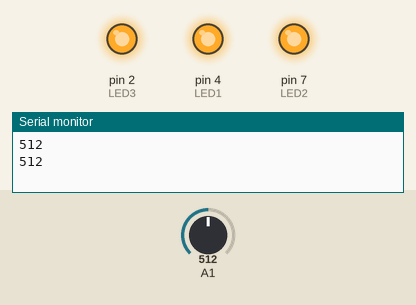
The sketch below on a simulated Arduino Uno, built with avr-gcc and run on an emulated ATmega328P. Shown: output pins drawn as LEDs (lit = HIGH), the last lines printed to the serial monitor. Inputs (shaded band) come from the test bench; at power-on: A1 = 512.

Above: at 2.8 s.
2.9 s: A1 set to 112
6.2 s: A1 set to 95
At 9.7 s:
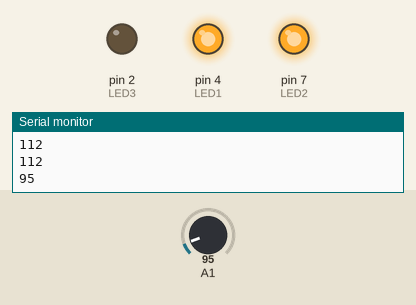
10.5 s: A1 set to 79
14.2 s: A1 set to 62
At 18.2 s:
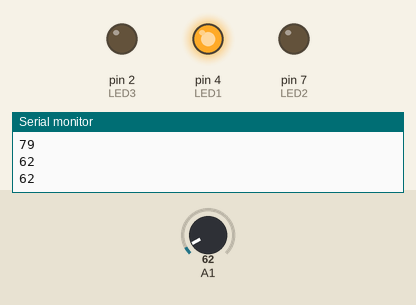
18.5 s: A1 set to 80
At 21.3 s:
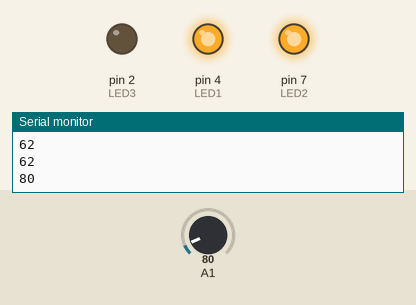
22.5 s: A1 set to 60
At 25.6 s:
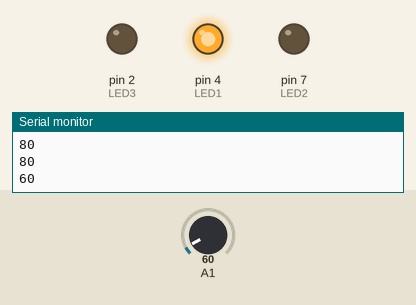
Timing chart, 0 to 27.1 s (numbered marks = the images above; inputs shaded):
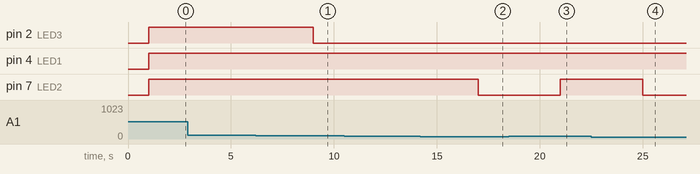

The sketch:

10.ino
```cpp
int LED1=4;
int LED2=7;
int LED3=2;
void setup() {
  // put your setup code here, to run once:
pinMode(LED1,OUTPUT);
pinMode(LED2,OUTPUT);
pinMode(LED3,OUTPUT);
Serial.begin(9600);
}
int value;
void loop() {
  // put your main code here, to run repeatedly:
  value=analogRead(A1);
  Serial.println(value);
  delay(1000);
  if (value<=70)
  {
    digitalWrite(LED1,HIGH);
    digitalWrite(LED2,LOW);
    digitalWrite(LED3,LOW);
    delay(1000);
    }
  else if(value<=105)
       {
        digitalWrite(LED1,HIGH);
        digitalWrite(LED2,HIGH);
        digitalWrite(LED3,LOW);
        delay(1000);
        }
        else {
          digitalWrite(LED1,HIGH);
          digitalWrite(LED2,HIGH);
          digitalWrite(LED3,HIGH);
          delay(1000);
          }

}
```

Measured:
- the behaviour switches between 106 and 105 on A1 (found by bisection; images 0 and 1)
- the behaviour switches between 71 and 70 on A1 (found by bisection; images 1 and 2)
- after the input at 6.2 s, pin 2 (LED3): HIGH → LOW after 2.8 s
- after the input at 14.2 s, pin 7 (LED2): HIGH → LOW after 2.8 s
- after the input at 18.5 s, pin 7 (LED2): LOW → HIGH after 2.5 s
- after the input at 22.5 s, pin 7 (LED2): HIGH → LOW after 2.5 s
